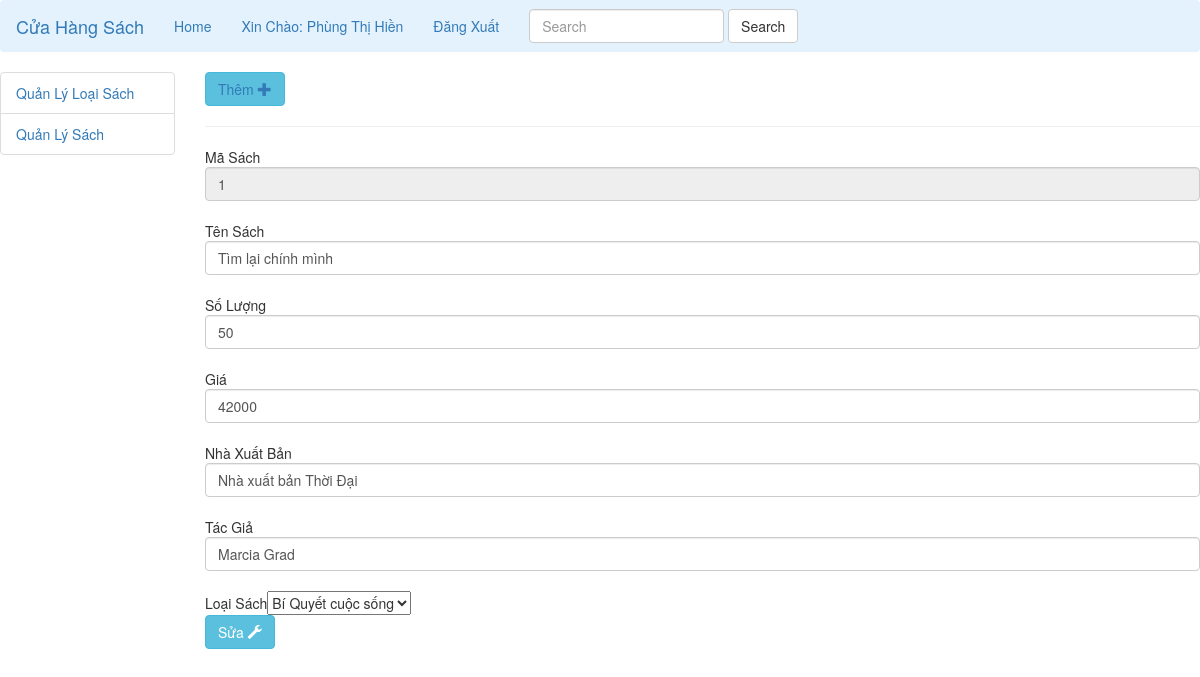
The page /quanLy.php?p=6&suasach=1 (signed in) on the database its author committed.
### tables this page shows
CREATE TABLE IF NOT EXISTS `sach` (
`MaSach` int(11) NOT NULL,
  `TenSach` varchar(500) NOT NULL,
  `MaLoaiSach` int(11) NOT NULL,
  `SoLuong` int(11) NOT NULL,
  `Gia` bigint(20) NOT NULL,
  `NhaXuatBan` varchar(100) NOT NULL,
  `TacGia` varchar(100) NOT NULL,
  `image` varchar(50) NOT NULL
);

### bo/sachbo.php (called while the page is built, shortened)
<?php
include './dao/sachdao.php';
?>
<?php
class sachbo {
    var $listSach;
    public function __construct() {
        $this->listSach = array();
    }
    public function getSach() {
        $sachdao = new sachdao();
        $this->listSach = $sachdao->getSach();
        return $this->listSach;
    }
    public function getSachTheoMaSach($ms) {
        foreach ($this->listSach as $value) {
            if ($value->maSach === $ms) {
                return $value;
            }
        }
        return null;
    }
}

### dao/sachdao.php (called while the page is built, shortened)
<?php include './bean/sachbean.php'; ?>
<?php
class sachdao {
    public function getSach() {
        $arr = array();
        $conn = mysqli_connect("localhost:3305", "root", "", "qlsach");
        mysqli_set_charset($conn, 'UTF8');
        $sql = "select * from sach";
        $result = $conn->query($sql);
        if ($result->num_rows > 0) {
            while ($row = $result->fetch_assoc()) {
                $sach = new sachbean($row["MaSach"], $row["TenSach"], $row["MaLoaiSach"], $row["SoLuong"], $row["Gia"], $row["NhaXuatBan"], $row["TacGia"], $row["image"]);
                $arr[] = $sach;
            }
        }
        return $arr;
    }
}

### bean/sachbean.php (called while the page is built, shortened)
<?php
class sachbean {
    function __construct($maSach, $tenSach, $maLoaiSach, $soLuong, $gia, $nhaXuatBan, $tacGia, $image) {
        $this->maSach = $maSach;
        $this->tenSach = $tenSach;
        $this->maLoaiSach = $maLoaiSach;
        $this->soLuong = $soLuong;
        $this->gia = $gia;
        $this->nhaXuatBan = $nhaXuatBan;
        $this->tacGia = $tacGia;
    }
}

### dao/loaisachdao.php (called while the page is built, shortened)
<?php include './bean/loaisachbean.php';?>
<?php
class loaisachdao {
    public function getLoaiSach(){
        $arr= array();
        $conn= mysqli_connect("localhost:3305", "root", "", "qlsach");
        mysqli_set_charset($conn, 'UTF8');
        $sql="select * from loaisach";
        $result = $conn->query($sql);
        if ($result->num_rows > 0) {
            while ($row = $result->fetch_assoc()) {
                $loaiSach= new loaisachbean($row["MaLoaiSach"], $row["TenLoaiSach"]);
                $arr[]=$loaiSach;
            }
        }
        return $arr;
    }
}
?>

### bo/loaisachbo.php (called while the page is built, shortened)
<?php
include './dao/loaisachdao.php';
class loaisachbo {
    public function getLoaiSach() {
        $lsdao = new loaiSachdao();
        $this->listlsach=$lsdao->getLoaiSach();
        return $this->listlsach;
    }
}

### bean/loaisachbean.php (called while the page is built, shortened)
<?php
class loaisachbean {
    function __construct($maLoaiSach, $tenLoaiSach) {
        $this->maLoaiSach = $maLoaiSach;
        $this->tenLoaiSach = $tenLoaiSach;
    }
}

### pages/QuanLySach.php (the view, shortened to what this page needs)
<?php
$sachbo = new sachbo();
$sachbo->getSach();
if (isset($_GET["ml"])) {
    $maLoai = $_GET["ml"];
    $lsSach = $sachbo->getSachTheoMa($maLoai);
} else {
    if (isset($_POST["txtSearch"])) {
        $ten = $_POST["txtSearch"];
        $lsSach = $sachbo->getSachTheoTen($ten);
    } else {
        $lsSach = $sachbo->getSach();
    }
}
?>
<?php
if(!isset($_GET["sualk"]))
{
    ?>
    <button class="btn btn-info"><a href="quanLy.php?p=9">Thêm <span class="glyphicon">&#x2b;</span></a></button><hr>
    <?php
}
?>
<?php
if (isset($_GET["suasach"])) {
    $ms = $_GET["suasach"];
    $sach = $sachbo->getSachTheoMaSach($ms);
    $lbo = new loaisachbo();
    $lsLoai = $lbo->getLoaiSach();
    ?>
        <form method="POST" action="quanLy.php?p=6">
        Mã Sách<input type="text" class="form-control" readonly name="txtMaSach" value="<?php echo $sach->maSach; ?>"><br>
        Tên Sách<input type="text" class="form-control" name="txtTenSach" required value="<?php echo $sach->tenSach; ?>"><br>
        Số Lượng<input type="text" class="form-control" name="txtSoLuong" required value="<?php echo $sach->soLuong; ?>"><br>
        Giá<input type="text" class="form-control" name="txtGia" value="<?php echo $sach->gia; ?>"><br>
        Nhà Xuất Bản<input type="text" class="form-control" name="txtNXB" required value="<?php echo $sach->nhaXuatBan; ?>"><br>
        Tác Giả<input type="text" class="form-control" name="txtTG" required value="<?php echo $sach->tacGia; ?>"><br>
        Loại Sách<select name="txtLoaiSach">
    <?php
    foreach ($lsLoai as $value) {
        if ($sach->maLoaiSach === $value->maLoaiSach) {
            ?>
                    <option selected="<?php $value->maLoaiSach ?>" value="<?php echo $value->maLoaiSach ?>"><?php echo $value->tenLoaiSach ?></option>
                    <?php
                    continue;
                }
                ?>
            <?php } ?>
        </select>
        <br><button type="submit" class="btn btn-info" name="butSua">Sửa <span class="glyphicon">&#xe136;</span></button>
    </form>
    <?php } ?>

### rows shown on the page
sach: txtMaSach "1", txtTenSach "Tìm lại chính mình", txtSoLuong "50", txtGia "42000", txtNXB "Nhà xuất bản Thời Đại", txtTG "Marcia Grad"

### other values the page prints
$_SESSION["userName"] "Phùng Thị Hiền"
form field txtLoaiSach "Bí Quyết cuộc sống"
